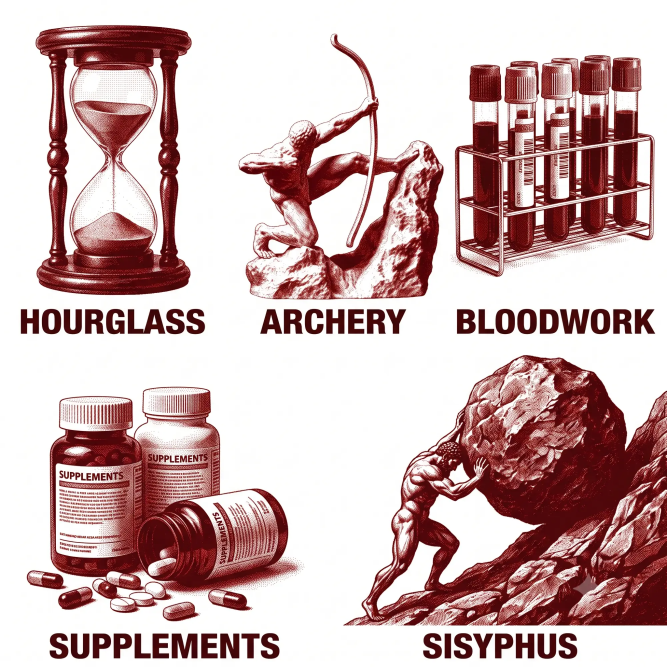
#> input picture docs/art/scenes-source.webp, 2000 x 2000 px, found by its file name (shown at 1/3 size)
$ python ascii_scene.py docs/art/scenes-source.webp src/components/art
#> lines starting #> are read from the running program, lines starting #| are printed output that depends on the picture
#!/usr/bin/env python3
"""
Turns the five page pictures in docs/art/scenes-source.webp (maroon engravings on white) into tone grids of characters,
written as TypeScript modules that src/components/ui/ascii-scene.tsx animates.

    pip install pillow numpy
    python3 scripts/ascii_scene.py docs/art/scenes-source.webp src/components/art
    python3 scripts/ascii_scene.py docs/art/scenes-source.webp src/components/art --only sisyphus --preview /tmp/preview

How it reads a picture, in order:
  1. coverage: every pixel is placed on the line from paper to the maroon ink, 0 for paper and 1 for full ink
  2. descreen: a blur about half a character wide, because the engravings are halftone dots and sampling dots at
     character size speckles; this is what makes the shading smooth
  3. local contrast, then a light sharpen, so forms keep their volume and edges survive the downsampling
  4. each character cell averages its pixels; the tones are stretched between two percentiles of the ink
  5. a cell picks the glyph at its darkness from RAMP. The ramp was measured, not guessed: every printable symbol was
     drawn in JetBrains Mono Bold and the glyphs were taken at even steps of ink. Symbols only, no letters, because
     letters read as noise next to each other. Pass --font to measure again with a font file of your own.
The output holds only the character grid. The motion is not stored: the engine moves tones about at run time.
"""
import argparse
import json
import os
import numpy as np
from PIL import Image, ImageDraw, ImageFilter, ImageFont

# measured with JetBrains Mono Bold, 26 steps, symbols only (see above)
RAMP = " `.'-:_;!=>*?([}{#%&$@"
SYMBOLS = ".'`^,:;~-_=+<>!/\\|()[]{}?*#%&$@"
INK = (80, 0, 8)
CELL = 0.6  # JetBrains Mono cells are 0.6 as wide as they are tall

# name: (crop x0,y0,x1,y1 in source pixels, rows, gamma, ink percentile mapped to the darkest glyph)
SCENES = {
    'hourglass': ((100, 69, 581, 891), 150, 0.95, 99.5),
    'archery': ((709, 94, 1337, 904), 140, 0.75, 98.0),
    'bloodwork': ((1346, 158, 1969, 837), 120, 0.90, 99.5),
    'supplements': ((74, 1154, 919, 1870), 100, 0.90, 99.5),
    'sisyphus': ((1023, 1059, 2000, 1880), 100, 0.95, 99.5),
}


def measure_ramp(font_path, levels=26):
    """Glyphs from SYMBOLS at even steps of ink, lightest to darkest, led by a space."""
    size = 100
    font = ImageFont.truetype(font_path, size)
    cw = int(round(font.getlength('M')))
    ink = {}
    for c in SYMBOLS:
        im = Image.new('L', (cw, size), 0)
        ImageDraw.Draw(im).text((0, size * 0.8), c, font=font, fill=255, anchor='ls')
        ink[c] = np.asarray(im).mean() / 255
    top, pool, ramp = max(ink.values()), dict(ink), [' ']
    for k in range(1, levels):
        best = min(pool, key=lambda c: abs(pool[c] - top * k / (levels - 1)))
        pool.pop(best)
        if ink[best] > ink.get(ramp[-1], 0):  # each glyph must be darker than the one before it
            ramp.append(best)
    return ''.join(ramp)


def tone_grid(img, rows, gamma, hi, ramp):
    w, h = img.size
    cols = round(rows * w / (CELL * h))
    cell_w = w / cols
    a = np.asarray(img.convert('RGB')).astype(float)
    d = np.array(INK, float) - 255
    t = np.clip(((a - 255) @ d) / (d @ d), 0, 1)
    g = Image.fromarray((t * 255).astype(np.uint8)).filter(ImageFilter.GaussianBlur(cell_w * 0.45))
    g = g.filter(ImageFilter.UnsharpMask(radius=cell_w * 8, percent=50, threshold=0))
    g = g.filter(ImageFilter.UnsharpMask(radius=cell_w * 0.8, percent=50, threshold=0))
    arr = np.asarray(g).astype(float) / 255
    on = arr[arr > 0.02]
    lo_v, hi_v = np.percentile(on, 0.5), np.percentile(on, hi)
    arr = np.clip((arr - lo_v) / max(hi_v - lo_v, 1e-6), 0, 1) ** gamma
    cells = np.asarray(Image.fromarray((arr * 255).astype(np.uint8)).resize((cols, rows), Image.BOX)).astype(float) / 255
    n = len(ramp)
    return cols, [''.join(ramp[min(n - 1, int(v * n))] if v > 0.02 else ' ' for v in row).rstrip() for row in cells]


def preview(lines, cols, ramp, path, font_path, scale=1.5):
    cw, lh = 6 * scale, 10 * scale
    im = Image.new('RGB', (int(cols * cw) + 1, int(len(lines) * lh) + 1), (229, 236, 233))
    d, font = ImageDraw.Draw(im), ImageFont.truetype(font_path, int(10 * scale))
    for r, line in enumerate(lines):
        for c, ch in enumerate(line):
            if ch != ' ':
                d.text((c * cw, r * lh + lh * 0.8), ch, font=font, fill=(163, 22, 33), anchor='ls')
    im.save(path)


def main():
    p = argparse.ArgumentParser()
    p.add_argument('source')
    p.add_argument('outdir')
    p.add_argument('--only', choices=sorted(SCENES))
    p.add_argument('--font', help='a JetBrains Mono Bold .ttf: measure the ramp again and draw --preview with it')
    p.add_argument('--preview', help='also write a PNG of each picture into this folder (needs --font)')
    a = p.parse_args()

    ramp = measure_ramp(a.font) if a.font else RAMP
    src = Image.open(a.source).convert('RGB')
#> src is the input picture: PIL image 2000x2000 RGB; mean R, G, B 205.6, 178, 177.9
    for name, (crop, rows, gamma, hi) in SCENES.items():
        if a.only and name != a.only:
            continue
        cols, lines = tone_grid(src.crop(crop), rows, gamma, hi, ramp)
        n = name.upper()
        path = os.path.join(a.outdir, f'scene-{name}.ts')
        body = ',\n'.join('  ' + json.dumps(line) for line in lines)
        with open(path, 'w') as f:
            f.write(f'''// Generated by scripts/ascii_scene.py from docs/art/scenes-source.webp (the {name} picture). Do not edit by hand.
// A tone grid: each character stands for how dark its cell is, lightest to darkest along the ramp, so the engine in
// src/components/ui/scene-engine.ts can move tones about and pick the characters again. {cols} columns by {rows} rows.

export const {n}_COLS = {cols};
export const {n}_ROWS = {rows};
export const {n}_RAMP = {json.dumps(ramp)};

/** One line per row, trailing spaces trimmed. */
export const {n}_TEXT: readonly string[] = [
{body},
];
''')
        if a.preview:
            os.makedirs(a.preview, exist_ok=True)
            preview(lines, cols, ramp, os.path.join(a.preview, f'{name}.png'), a.font)
        print(f'{path}: {cols} x {rows}')
#> this loop made 5 passes
#> (lo_v in tone_grid, cols) on passes 1 to 5: (0.0275, 146), (0.0275, 181), (0.0314, 184), (0.0275, 197), (0.0353, 198)
#| src/components/art/scene-hourglass.ts: 146 x 150
#| src/components/art/scene-archery.ts: 181 x 140
#| src/components/art/scene-bloodwork.ts: 184 x 120
#| src/components/art/scene-supplements.ts: 197 x 100
#| src/components/art/scene-sisyphus.ts: 198 x 100
#> pass 1, in tone_grid, `a = np.asarray(img.convert('RGB')).astype(float)`:
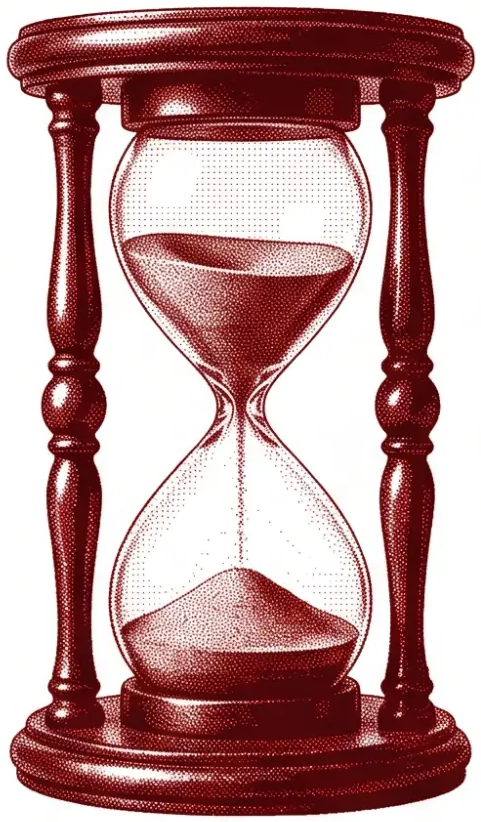
#> a: shape (822, 481, 3) float64; mean R, G, B 184.7, 145.1, 145.2
#> pass 1, in tone_grid, `t = np.clip(((a - 255) @ d) / (d @ d), 0, 1)`:
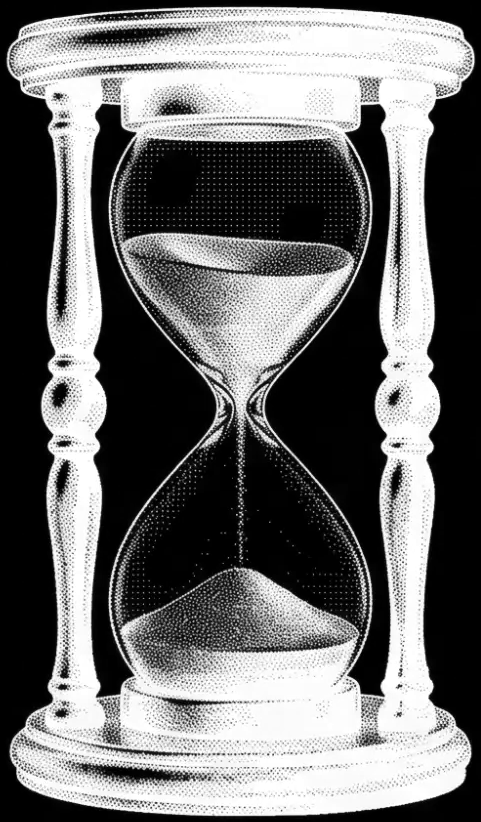
#> t: shape (822, 481) float64; min 0, max 1, mean 0.43
#> pass 1, in tone_grid, `g = Image.fromarray((t * 255).astype(np.uint8)).filter(ImageFilter.Gau..`:
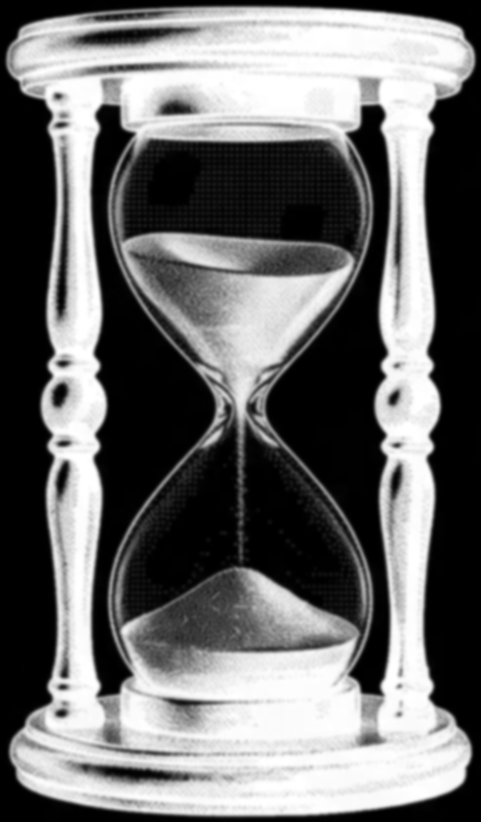
#> g: PIL image 481x822 L; min 0, max 255, mean 109.3
#> pass 1, in tone_grid, `g = g.filter(ImageFilter.UnsharpMask(radius=cell_w * 8, percent=50, th..`:
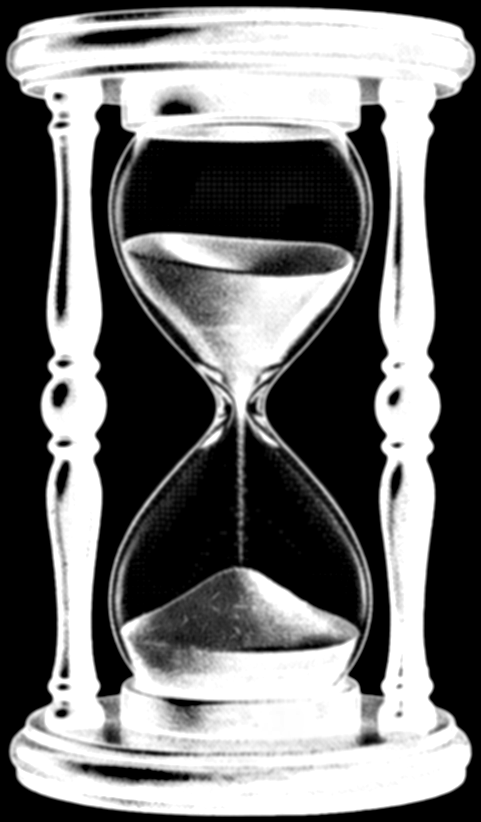
#> g: PIL image 481x822 L; min 0, max 255, mean 113.4


if __name__ == '__main__':
    main()

$ run again, with docs/art/ribs-source.webp copied over docs/art/scenes-source.webp
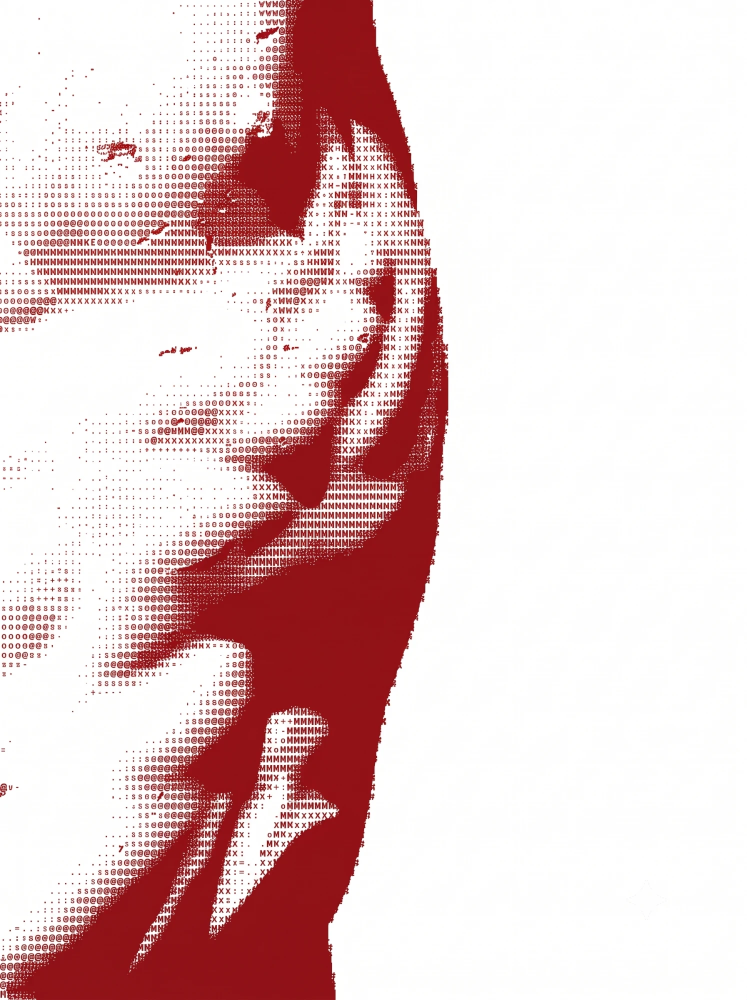
#> input picture docs/art/ribs-source.webp, 1493 x 2000 px, found by its file name (shown at 1/2 size)
#> in main, src is the input picture: PIL image 1493x2000 RGB; mean R, G, B 229.1, 201.9, 202.4
#> the loop in main, `for name, (crop, rows, gamma, hi) in SCENES.items():` made 5 passes
#> (lo_v in tone_grid, cols) on passes 1 to 5: (0.0235, 146), (0.0314, 181), (1, 184), (0.0314, 197), (0.663, 198)
#> (printed output is left out)
#> pass 1, in tone_grid, `a = np.asarray(img.convert('RGB')).astype(float)`:
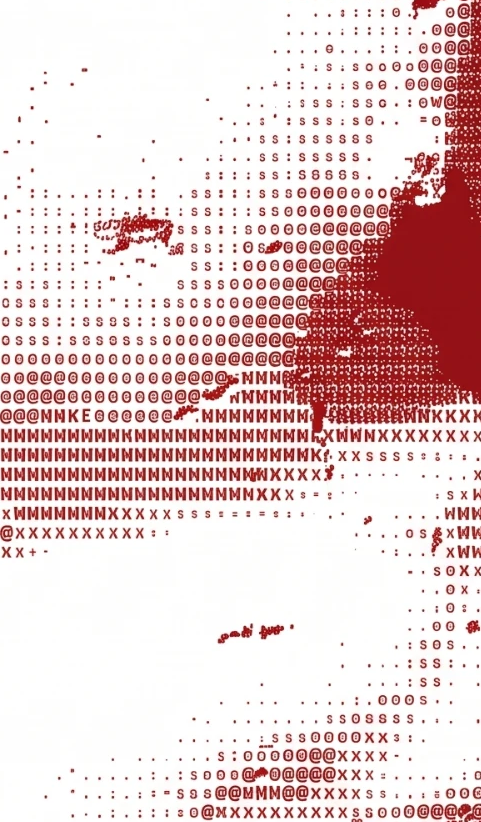
#> a: shape (822, 481, 3) float64; mean R, G, B 231.1, 207.8, 207.5
#> pass 1, in tone_grid, `g = g.filter(ImageFilter.UnsharpMask(radius=cell_w * 8, percent=50, th..`:
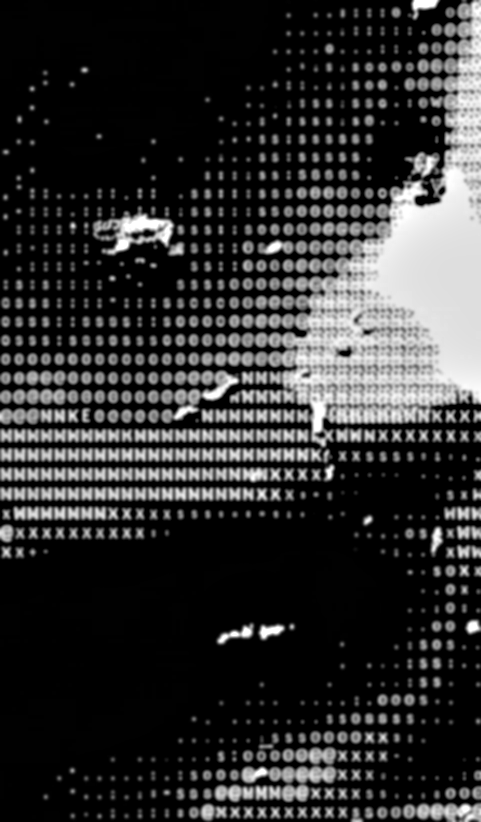
#> g: PIL image 481x822 L; min 0, max 255, mean 48.4
